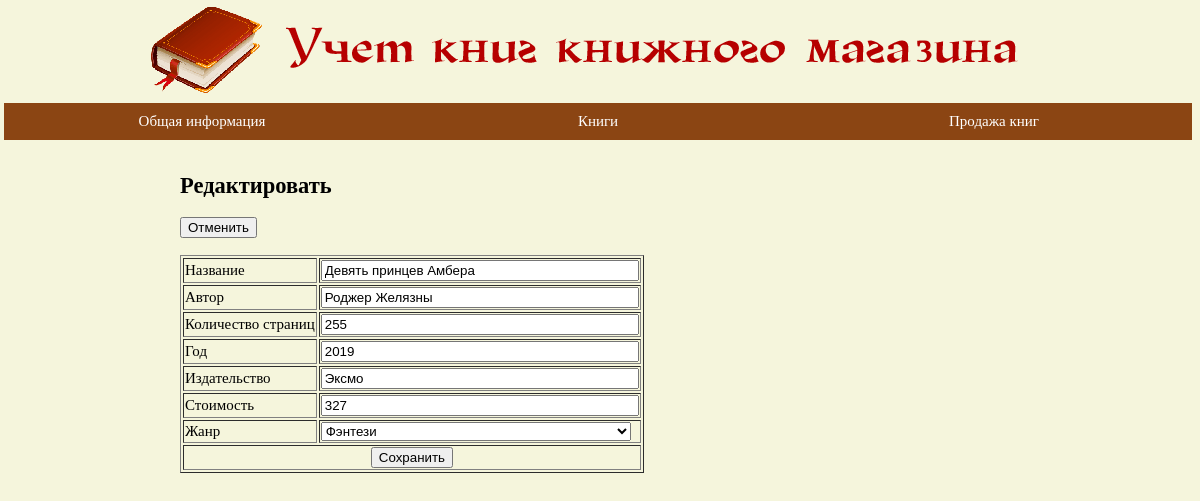
Page /BOOKSTORE/book.php?action=editform&id_book=3 on the committed database.
### tables this page shows
CREATE TABLE `book` (
  `id_book` int(11) NOT NULL,
  `name_book` varchar(100) NOT NULL,
  `author` varchar(100) NOT NULL,
  `pages` int(11) NOT NULL,
  `year` year(4) NOT NULL,
  `publisher` varchar(100) NOT NULL,
  `price` int(11) NOT NULL,
  `id_genre` int(11) NOT NULL
);

CREATE TABLE `genre` (
  `id_genre` int(11) NOT NULL,
  `name_genre` varchar(100) NOT NULL
);

### BOOKSTORE/book.php (the view, shortened to what this page needs)
<!DOCTYPE html>
<html>
	<head>
		<link rel="stylesheet" href="css/styles.css">
	</head>
	<body>
		<?php
			require_once 'login.php';
			switch ( $_GET["action"] )
			{
				case "editform":
					get_edit_item_form(); break;
			}
			function get_edit_item_form()
			{
				global $link;
				echo '<div class="d_cont">';
				echo '<h2>Редактировать</h2>';
				$query = 'SELECT * FROM book INNER JOIN genre ON book.id_genre = genre.id_genre WHERE book.id_book='.$_GET['id_book'];
				$res = mysqli_query( $link, $query ) or die("Ошибка " . mysqli_error($link));
				$item = mysqli_fetch_array( $res );
				echo '<form name="editform" action="'.$_SERVER['PHP_SELF'].'?action=update&id_book='.$_GET['id_book'].'" method="POST">';
				echo '<button type="button" onClick="history.back();">Отменить</button><br />';
				echo '<br><table border="1">';
				echo '<tr>';
				echo '<td>Название</td>';
				echo '<td><input type="text" name="name_book" value="'.$item['name_book'].'"></td>';
				echo '</tr>';
				echo '<tr>';
				echo '<td>Автор</td>';
				echo '<td><input type="text" name="author" value="'.$item['author'].'" /></td>';
				echo '</tr>';
				echo '<tr>';
				echo '<td>Количество страниц</td>';
				echo '<td><input type="text" name="pages" value="'.$item['pages'].'" /></td>';
				echo '</tr>';
				echo '<tr>';
				echo '<td>Год</td>';
				echo '<td><input type="text" name="year" value="'.$item['year'].'" /></td>';
				echo '</tr>';
				echo '<tr>';
				echo '<td>Издательство</td>';
				echo '<td><input type="text" name="publisher" value="'.$item['publisher'].'" /></td>';
				echo '</tr>';
				echo '<tr>';
				echo '<td>Стоимость</td>';
				echo '<td><input type="text" name="price" value="'.$item['price'].'" /></td>';
				echo '</tr>';
				echo '<tr>';
				echo '<td>Жанр</td>';
				echo '<td>';
				echo '<select name="id_genre">\r\n';
				echo '<option selected value="'.(int)$item['id_genre'].'">'.$item['name_genre'].'</option>';
				echo "</select>\r\n";
				echo '</td>';
				echo '</tr>';
				echo '<tr align="center">';
				echo '<td colspan=2><input type="submit" value="Сохранить"></td>';
				echo '</tr>';
				echo '</table>';
				echo '</form>';
				echo '</div>';
			}
		?>
	</body>
</html>

### BOOKSTORE/css/styles.css (style rules this page uses)
.d_banner { margin-top: 5px; }
.d_menu { width: 100%; margin: 4px; }
.d_cont { padding-top: 10px; margin: 0 15% 0 15%; width: 70%; }
body { margin: 0px; padding: 0px; font: 15px Georgia; background-color: Beige; width: 100%; }
ul { list-style: none; display: block; margin: 0px; padding: 0px; width: 100%; }
ul:after { display: block; float: none; content: ' '; clear: both; }
ul.menu > li { float: left; position: relative; width: 33%; }
ul.menu > li > a { display: block; color: #fff; padding: 10px; text-decoration: none; background-color: SaddleBrown; text-align: center; }
input[type="text"] { width: 310px; }
select { width: 310px; }

### rows in the picture
book: name_book "Девять принцев Амбера", author "Роджер Желязны", pages "255", year "2019", publisher "Эксмо", price "327", id_genre "Фэнтези"
